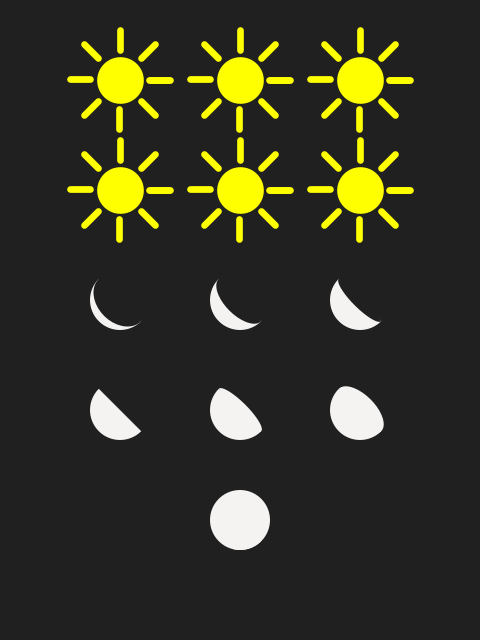
Frame 1 (no input)
Frame 2 (the mouse pressed at the canvas centre, redrawn once): identical to frame 1, image omitted

The Processing sketch that drew this single still picture (run headless with seeded random() and noise(); the mouse was pressed at the canvas centre and the sketch redrawn once):

// Processing sketch: six_days_seven_nights
// ── six_days_seven_nights.pde

final color BACKG_COLOR = color(32, 32, 32);
final color SUN_COLOR = color(255, 255, 0);
final color MOON_COLOR = color(244, 243, 242);



void setup() {
  
  size(480, 640);
  noLoop();
}

void draw() {
  
  background(BACKG_COLOR);
  
  translate(width/2.0, 0);
  
  int phase = 1;
  for (int j=0; j<2; j++) {
    for (int i=-1; i<2; i++) {
      drawSun(i*120, 80+j*110, 40, 8);
      drawMoon(i*120, 300+j*110, 60, phase++);
    }
  }
  drawMoon(0, 520, 60, 8);
  
  save ("six-days-seven-nights.png");
}

void drawSun(float x, float y, float r1, int rays) {
  
  fill(SUN_COLOR);
  stroke(SUN_COLOR);
  strokeWeight(r1/6.0);
  
  pushMatrix();
  
  translate(x, y);
  ellipseMode(CENTER);
  ellipse(0, 0, r1, r1);
  
  float offset = r1/2.0 + r1/4.0;
  
  for (int i=0; i<=rays; i++) {
    line(offset, 0, offset+r1/2.0, 0);
    rotate(TWO_PI / rays);
  }
  
  popMatrix();
}


void drawMoon(float x, float y, float r, int phase) {
  
  pushMatrix();
  
  translate(x, y);
  rotate(HALF_PI/2.0);
  
  fill(MOON_COLOR);
  noStroke();
  
  ellipseMode(CENTER);
  arc(0, 0, r, r, 0, PI, OPEN);
    
  fill((phase<4) ? BACKG_COLOR : MOON_COLOR);
  float offset = abs(r/4 * (phase-4));
  float angle = (phase < 4) ? 0 : PI;
  arc(0, 0, r, offset, angle, angle+PI+1, OPEN);
  
  popMatrix();
}
